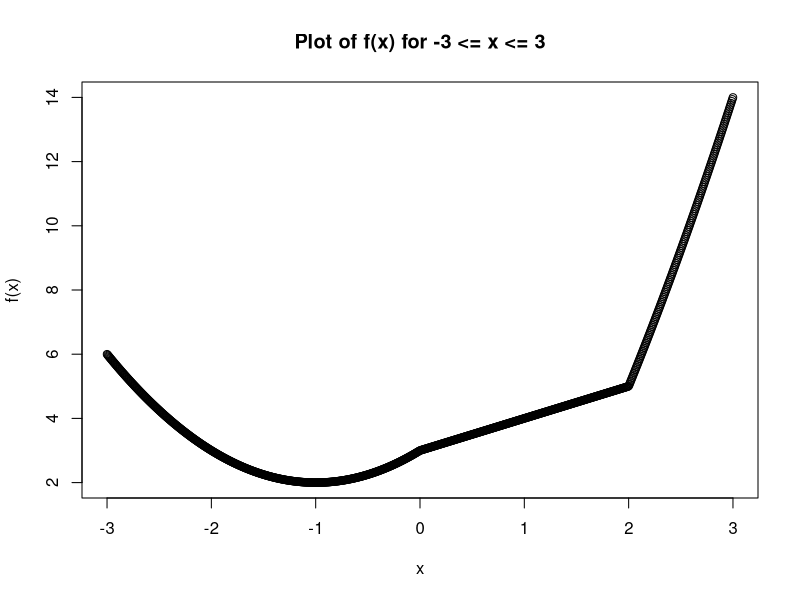
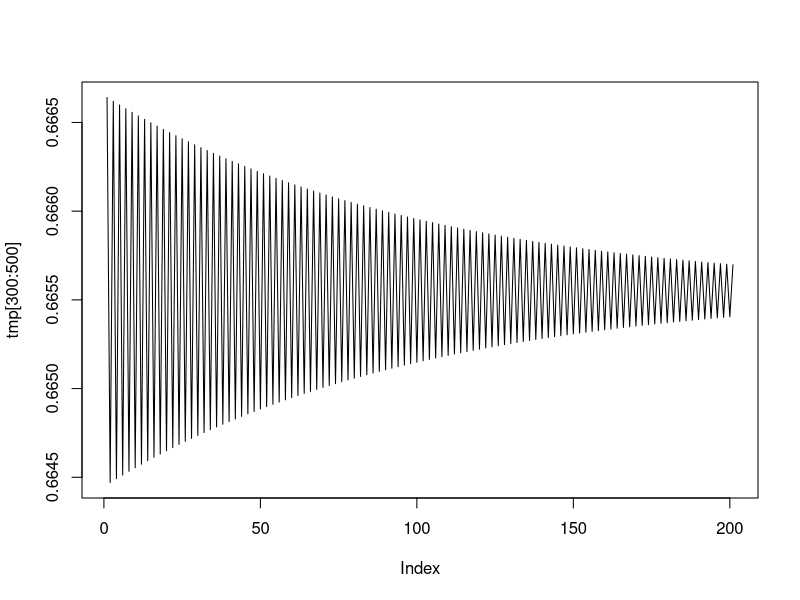

The R source for these figures, in order:
### Liwen Yin ###

### Homework 1                                         ###
### Standard R ###

#Put your code in this file. Make sure you assign the relevant values to the correct variable names, which are given below. 
#Uncomment the variables as you assign your final values/functions/results to them.

### VECTORS ###
## Q1 

v1 <- c(1,2,3,4,5,6,7,8,7,6,5,4,3,2,1)
v_2<-c(9,4,1)
v2 <- rep(v_2,11,length.out=31)

e1 <- seq(3, 36, by = 3)
e2 <- c(1:12)
e3 <- c(rbind(e1, e2))
v3 <- sapply(1:length(e3), function(i) {
  if (i %% 2 == 1) {
    return(0.1^e3[i])  
  } else {
    return(0.2^e3[i])  
  }
})

  
### MATRICES ###

## Q2 
matA<-matrix(0,nrow = 6,ncol = 6)
matA
#the row/col position of each element in the matrix
row(matA)
col(matA)
matA[row(matA)-col(matA) == 1 | col(matA)-row(matA) == 1] <-1

## Q3
set.seed(42)
matB<- matrix(sample(10,size = 60, replace = T),nrow = 6, ncol = 10)
matB
a3 <- apply(matB, 1, function(r) length(which(r > 4)))
b3 <- which(apply(matB, 1, function(row) sum(row == 7) == 2))
a3
b3
## Q4

tmpFn<- function(xVec) {
  yVec <- numeric(length(xVec))
  yVec[xVec < 0] <- xVec[xVec < 0]^2 + 2 * xVec[xVec < 0] + 3
  yVec[xVec >= 0 & xVec < 2] <- xVec[xVec >= 0 & xVec < 2] + 3
  yVec[xVec >= 2] <- xVec[xVec >= 2]^2 + 4 * xVec[xVec >= 2] - 7
  return(yVec)
}
#test:
xVec <- seq(-3,3,length.out = 1000)
yVec <- tmpFn(xVec)
plot(xVec,yVec,main = "Plot of f(x) for -3 <= x <= 3", xlab = "x", ylab = "f(x)")
## Q5

quadmap<- function(start,rho,niter){
  x<-numeric(niter)
  x[1]<- start
  for(k in 2:niter){
    x[k]=rho*x[k-1]*(1-x[k-1])
  }
  return(x)
}
#x should ->0.5 as n-> bigger
tmp <- quadmap(start=0.95, rho=2.99, niter=500)
print(tmp)
plot(tmp[300:500], type="l")

## Q6
In1<- function(xVec, yVec) {
comparison_matrix <- outer(yVec, xVec, "<")
# Turn into 0 and 1, and sum them up
zVec <- colSums(comparison_matrix)#number of elements in y smaller than x
return(zVec)
}
In2<- function(xVec, yVec) {
zVec <- sapply(xVec, function(x) sum(yVec < x))#sum function is used to sum up the number of elements in x is bigger than y
return(zVec)
}

## Q7
fibonacci<- function(n){
  a=b=1
  for (i in 1:n) {
    temp<- a
    a<- b
    b<- a + temp
  }
  print(temp)
}

## Q8


product <- 1
n <- 1
while (product <= 10000000) {
    n <- n + 1
    product <- product * n
}
print(n)

## Q9
sum_matrix <- matrix(1:1000000, nrow = 100000, ncol = 10)
  # Row sums using a for-loop
rowAdd <- numeric(100000)
  for (i in 1:100000) {
    rowAdd[i] <- sum(sum_matrix[i, ])
  }
# Row sums using apply function
rowApply <- apply(sum_matrix, 1, sum)
# Row sums using built-in function
rowSums <- rowSums(sum_matrix)
print(rowAdd )
